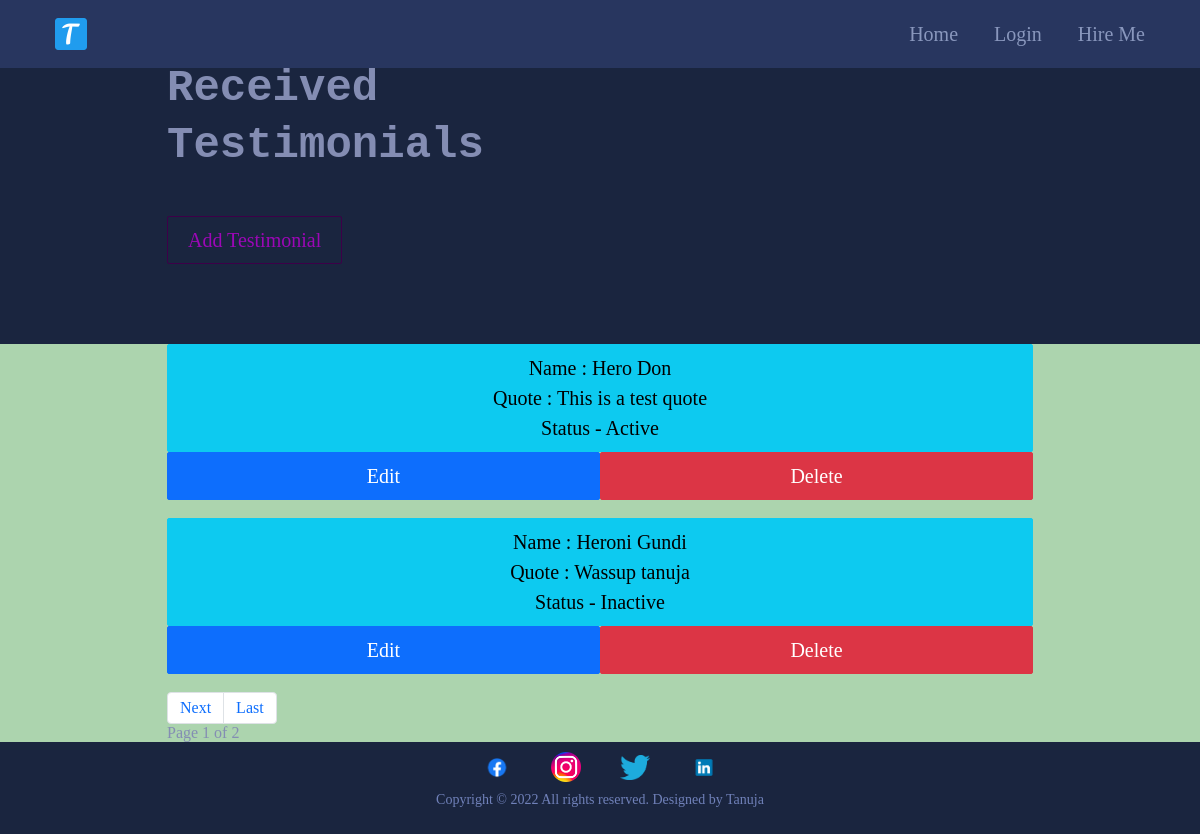
Page /alltestimonials/ on the earlier database version.
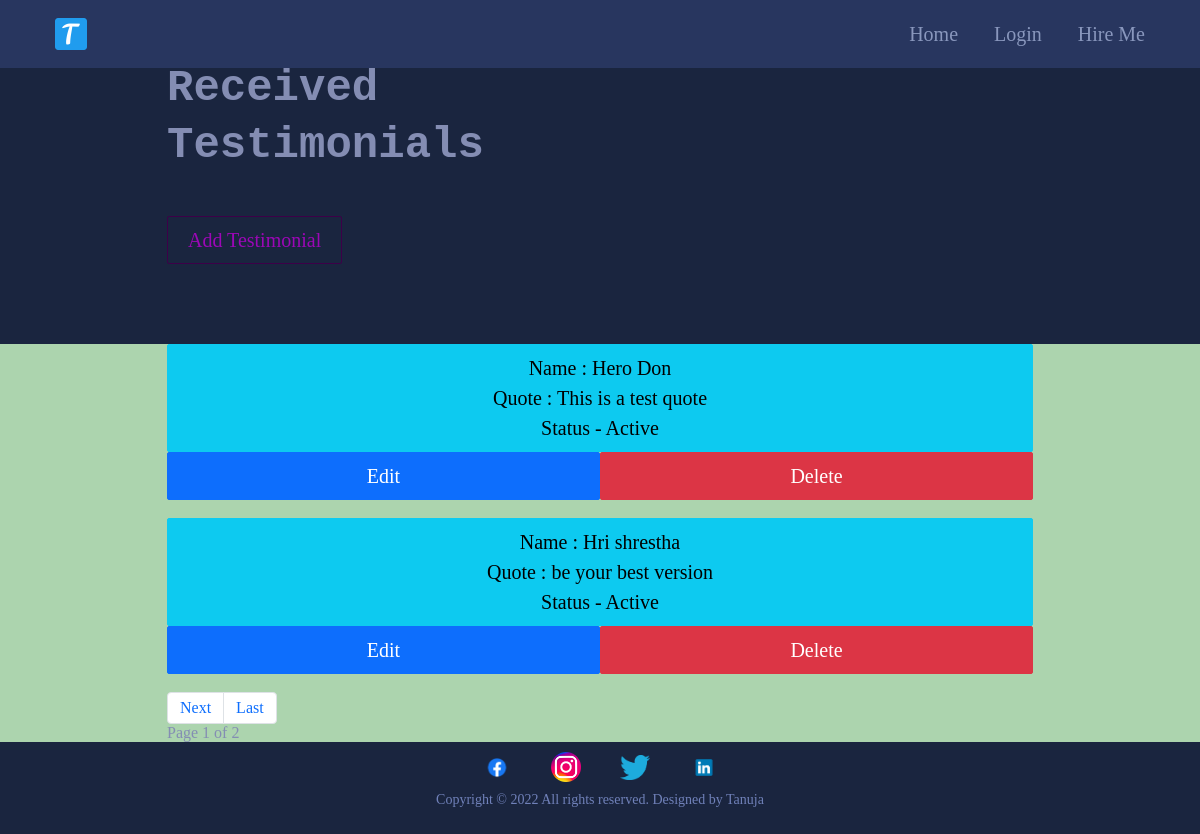
Same page on the later database version.
### main/models.py (models this page shows, shortened)
class Testimonial(models.Model):
    class Meta:
        verbose_name_plural = 'Testimonials'
        verbose_name = 'Testimonial'
        ordering = ["name"]
    thumbnail = models.ImageField(blank=True, null=True, upload_to="testimonials")
    name = models.CharField(max_length=200, blank=True, null=True)
    role = models.CharField(max_length=200, blank=True, null=True)
    quote = models.CharField(max_length=500, blank=True, null=True)
    is_active = models.BooleanField(default=True)

### main/views.py (the view)
# urls.py: path('alltestimonials/',views.allTestimonial.as_view(),name="alltestimonials"),
class allTestimonial(generic.ListView):
	model = Testimonial
	template_name = "main/alltestimonial.html"
	paginate_by =2

### cv/context_processors.py (called while the page is built)
def project_context(request):
	context = {
		'me': User.objects.first(),
	}
	return context

### main/templates/main/alltestimonial.html (shortened to what this page needs)
{% extends 'main/base.html' %}
{% load static %}
{% block content %}
    <section>
      <div class="innerPageBannerCol">
        <div class="container">
          <div class="row g-4 g-md-3  align-items-center">
            <div class="col-md-6">
              <div class="bannerContent">
                <h1 class="xlTitle pb-md-3">Received Testimonials</h1><br>
                <a href="{%url 'main:addTestimonial'%}" class="btn btnOutline">Add Testimonial</a>
              </div>
            </div>
          </div>
        </div>
      </div>
    </section>
    <section>
      <div class="lightBg">
        <div class="container">
          <ul>
            {% for item in object_list %}
             <li><a href="" class="btn btn-info col col-12"> Name : {{item.name}}
              <br>Quote : {{item.quote}}<br>
              {% if item.is_active%}
              Status - Active
            {%else%}
              Status - Inactive
            {%endif%}</a></li>
            <li>
              <div class="container">
                <div class="row">
              <a href="{%url 'main:updateTestimonial' item.pk %}" class="btn btn-primary col col-6">Edit</a>
              <a href="{%url 'main:deleteTestimonial' item.pk %}" class="btn btn-danger col col-6">Delete</a>
                </div>
              </div>
            </li><br>
            {%endfor%}
        </ul>
        <nav aria-label="Page navigation example">
          <ul class="pagination" >
            {%if page_obj.has_next%}
              <li class="page-item"><a class="page-link" href="?page={{page_obj.next_page_number}}">Next</a></li>
              <li class="page-item"><a class="page-link"href="?page={{page_obj.paginator.num_pages}}">Last</a></li>
            {%endif%}
          </ul>
          <div>
            Page {{page_obj.number }} of {{page_obj.paginator.num_pages}}
          </div>
          </nav>
        </div>
      </div>
    </section>
    {%endblock%}

Differences in the rows shown:
changed Testimonial: name "Heroni Gundi" → "Hri shrestha"; quote "Wassup tanuja" → "be your best version"; is_active "Status - Inactive" → "Status - Active"
